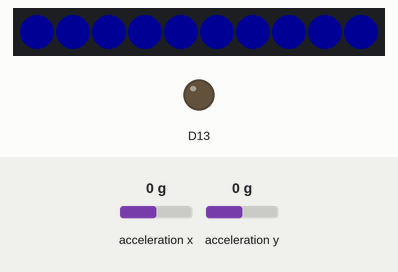
The sketch below on a simulated Adafruit Circuit Playground Express. Parts: 10 RGB LEDs in strip order, left to right, output pins drawn as LEDs (lit = HIGH). The test bench sets the inputs (shaded band); at power-on: acceleration x 0 g, acceleration y 0 g. Dim RGB values are drawn brighter than linear.

Above: at 1.2 s.
1.3 s: acceleration x set to 0.8 g
At 2.5 s:
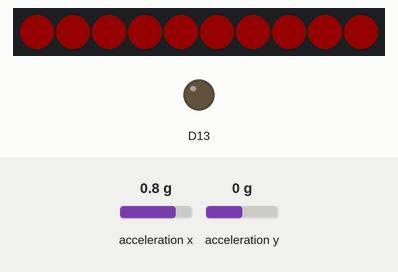
2.8 s: acceleration x set to -1.4 g
At 3.9 s:
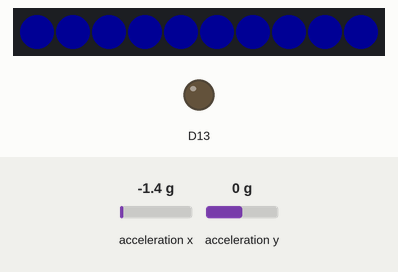
4.3 s: acceleration x set to 1.4 g
At 4.9 s:
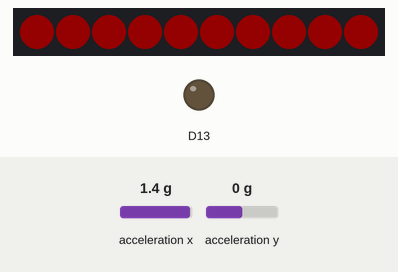
Timing chart, 0 to 7.3 s (numbered marks = the images above; inputs shaded):
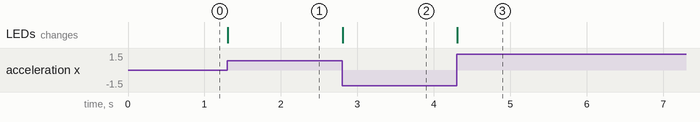

Measured:
- after the input at 1.3 s, the LEDs: change at once (image 1)
- after the input at 2.8 s, the LEDs: change at once (image 2)
- after the input at 4.3 s, the LEDs: change at once (image 3)

The sketch:

Wearable_Fusable_Gem.ino
```cpp
#include <Adafruit_CircuitPlayground.h>

int X;
int Y;

int red = 0;
int green = 255;
int blue = 0;

void setup() {
  Serial.begin(9600);
  CircuitPlayground.begin();
}

void loop() {
  X = CircuitPlayground.motionX();
  Y = CircuitPlayground.motionY();

  if ( (X>=1) && (Y<1) ) {      //+x, -y = GREEN
    red = 255 ;
    green = 0;
    blue = 0;
  }
  else if ( (X <1 ) && (Y<1) ){ //-x, -y = BLUE
    red = 0;
    green = 0;
    blue = 255;
  }

  for (int i=0; i<10; ++i) {
    CircuitPlayground.setPixelColor(i,red, green, blue);
    }
}
```
